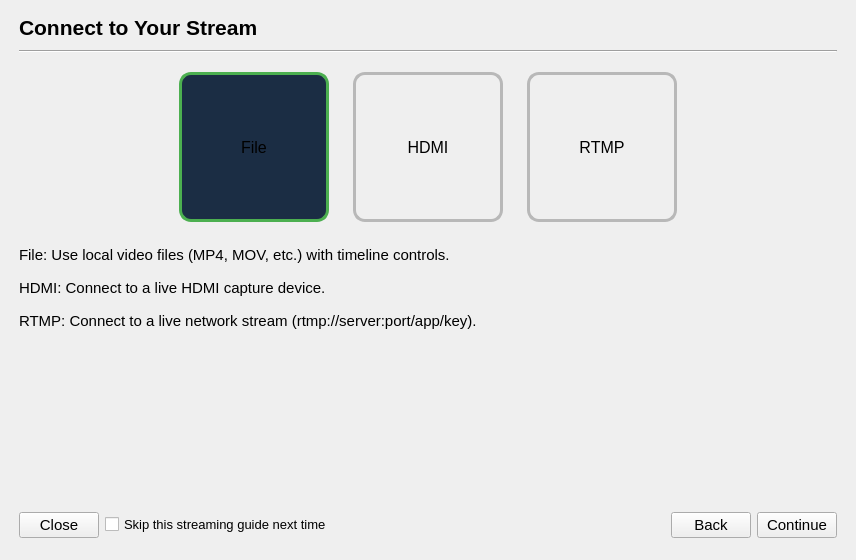
<?xml version="1.0" encoding="UTF-8"?>
<ui version="4.0">
 <class>StreamingGuide</class>
 <widget class="QDialog" name="StreamingGuide">
  <property name="geometry">
   <rect>
    <x>0</x>
    <y>0</y>
    <width>760</width>
    <height>560</height>
   </rect>
  </property>
  <property name="windowTitle">
   <string>Streaming Setup Guide</string>
  </property>
  <layout class="QVBoxLayout" name="verticalLayout">
   <property name="leftMargin">
    <number>10</number>
   </property>
   <property name="topMargin">
    <number>10</number>
   </property>
   <property name="rightMargin">
    <number>10</number>
   </property>
   <property name="bottomMargin">
    <number>10</number>
   </property>
   <item>
    <widget class="QStackedWidget" name="stackedWidget">
     <property name="currentIndex">
      <number>0</number>
     </property>
     <widget class="QWidget" name="pageSource">
      <layout class="QVBoxLayout" name="verticalLayout_source">
       <property name="spacing">
        <number>10</number>
       </property>
       <property name="topMargin">
        <number>5</number>
       </property>
       <item>
        <widget class="QLabel" name="labelPageSourceTitle">
         <property name="font">
          <font>
           <pointsize>16</pointsize>
           <bold>true</bold>
          </font>
         </property>
         <property name="text">
          <string>Connect to Your Stream</string>
         </property>
        </widget>
       </item>
       <item>
        <widget class="Line" name="line_source">
         <property name="orientation">
          <enum>Qt::Horizontal</enum>
         </property>
        </widget>
       </item>
       <item>
        <layout class="QVBoxLayout" name="verticalLayout_streamSelection">
         <property name="spacing">
          <number>15</number>
         </property>
         <item>
          <widget class="QWidget" name="streamTypeButtonWidget" native="true">
           <layout class="QHBoxLayout" name="horizontalLayout_streamButtons">
            <property name="spacing">
             <number>24</number>
            </property>
            <property name="leftMargin">
             <number>0</number>
            </property>
            <property name="rightMargin">
             <number>0</number>
            </property>
            <item>
             <spacer name="streamButtonsLeftSpacer">
              <property name="orientation">
               <enum>Qt::Horizontal</enum>
              </property>
              <property name="sizeType">
               <enum>QSizePolicy::Expanding</enum>
              </property>
              <property name="sizeHint" stdset="0">
               <size>
                <width>20</width>
                <height>20</height>
               </size>
              </property>
             </spacer>
            </item>
            <item>
             <widget class="QToolButton" name="fileButton">
              <property name="minimumSize">
               <size>
                <width>150</width>
                <height>150</height>
               </size>
              </property>
              <property name="maximumSize">
               <size>
                <width>180</width>
                <height>180</height>
               </size>
              </property>
              <property name="font">
               <font>
                <pointsize>12</pointsize>
               </font>
              </property>
              <property name="toolTip">
               <string>Pre-recorded video file with playback controls</string>
              </property>
              <property name="styleSheet">
               <string notr="true">QToolButton { border: 3px solid palette(mid); border-radius: 12px; padding: 10px; }
QToolButton:checked { border-color: #4CAF50; background-color: #1b2d44; }</string>
              </property>
              <property name="text">
               <string>File</string>
              </property>
              <property name="iconSize">
               <size>
                <width>72</width>
                <height>72</height>
               </size>
              </property>
              <property name="checkable">
               <bool>true</bool>
              </property>
              <property name="checked">
               <bool>true</bool>
              </property>
              <property name="toolButtonStyle">
               <enum>Qt::ToolButtonTextUnderIcon</enum>
              </property>
             </widget>
            </item>
            <item>
             <widget class="QToolButton" name="hdmiButton">
              <property name="minimumSize">
               <size>
                <width>150</width>
                <height>150</height>
               </size>
              </property>
              <property name="maximumSize">
               <size>
                <width>180</width>
                <height>180</height>
               </size>
              </property>
              <property name="font">
               <font>
                <pointsize>12</pointsize>
               </font>
              </property>
              <property name="toolTip">
               <string>Live HDMI capture device (enter device index)</string>
              </property>
              <property name="styleSheet">
               <string notr="true">QToolButton { border: 3px solid palette(mid); border-radius: 12px; padding: 10px; }
QToolButton:checked { border-color: #4CAF50; background-color: #1b2d44; }</string>
              </property>
              <property name="text">
               <string>HDMI</string>
              </property>
              <property name="iconSize">
               <size>
                <width>72</width>
                <height>72</height>
               </size>
              </property>
              <property name="checkable">
               <bool>true</bool>
              </property>
              <property name="toolButtonStyle">
               <enum>Qt::ToolButtonTextUnderIcon</enum>
              </property>
             </widget>
            </item>
            <item>
             <widget class="QToolButton" name="rtmpButton">
              <property name="minimumSize">
               <size>
                <width>150</width>
                <height>150</height>
               </size>
              </property>
              <property name="maximumSize">
               <size>
                <width>180</width>
                <height>180</height>
               </size>
              </property>
              <property name="font">
               <font>
                <pointsize>12</pointsize>
               </font>
              </property>
              <property name="toolTip">
               <string>Network stream via RTMP URL</string>
              </property>
              <property name="styleSheet">
               <string notr="true">QToolButton { border: 3px solid palette(mid); border-radius: 12px; padding: 10px; }
QToolButton:checked { border-color: #4CAF50; background-color: #1b2d44; }</string>
              </property>
              <property name="text">
               <string>RTMP</string>
              </property>
              <property name="iconSize">
               <size>
                <width>72</width>
                <height>72</height>
               </size>
              </property>
              <property name="checkable">
               <bool>true</bool>
              </property>
              <property name="toolButtonStyle">
               <enum>Qt::ToolButtonTextUnderIcon</enum>
              </property>
             </widget>
            </item>
            <item>
             <spacer name="streamButtonsRightSpacer">
              <property name="orientation">
               <enum>Qt::Horizontal</enum>
              </property>
              <property name="sizeType">
               <enum>QSizePolicy::Expanding</enum>
              </property>
              <property name="sizeHint" stdset="0">
               <size>
                <width>20</width>
                <height>20</height>
               </size>
              </property>
             </spacer>
            </item>
           </layout>
          </widget>
         </item>
         <item>
          <widget class="QLabel" name="labelFileDescription">
           <property name="font">
            <font>
             <pointsize>11</pointsize>
            </font>
           </property>
           <property name="text">
            <string>File: Use local video files (MP4, MOV, etc.) with timeline controls.</string>
           </property>
           <property name="wordWrap">
            <bool>true</bool>
           </property>
          </widget>
         </item>
         <item>
          <widget class="QLabel" name="labelHdmiDescription">
           <property name="font">
            <font>
             <pointsize>11</pointsize>
            </font>
           </property>
           <property name="text">
            <string>HDMI: Connect to a live HDMI capture device.</string>
           </property>
           <property name="wordWrap">
            <bool>true</bool>
           </property>
          </widget>
         </item>
         <item>
          <widget class="QLabel" name="labelRtmpDescription">
           <property name="font">
            <font>
             <pointsize>11</pointsize>
            </font>
           </property>
           <property name="text">
            <string>RTMP: Connect to a live network stream (rtmp://server:port/app/key).</string>
           </property>
           <property name="wordWrap">
            <bool>true</bool>
           </property>
          </widget>
         </item>
         <item>
          <spacer name="verticalSpacer_source">
           <property name="orientation">
            <enum>Qt::Vertical</enum>
           </property>
           <property name="sizeType">
            <enum>QSizePolicy::Expanding</enum>
           </property>
           <property name="sizeHint" stdset="0">
            <size>
             <width>20</width>
             <height>40</height>
            </size>
           </property>
          </spacer>
         </item>
        </layout>
       </item>
      </layout>
     </widget>
     <widget class="QWidget" name="pageConnection">
      <layout class="QVBoxLayout" name="verticalLayout_connection">
       <property name="spacing">
        <number>10</number>
       </property>
       <property name="topMargin">
        <number>5</number>
       </property>
       <item>
        <widget class="QLabel" name="labelPageConnectionTitle">
         <property name="font">
          <font>
           <pointsize>16</pointsize>
           <bold>true</bold>
          </font>
         </property>
         <property name="text">
          <string>Connection Details</string>
         </property>
        </widget>
       </item>
       <item>
        <widget class="Line" name="line_connection">
         <property name="orientation">
          <enum>Qt::Horizontal</enum>
         </property>
        </widget>
       </item>
       <item>
        <widget class="QLabel" name="labelConnectionInstructions">
         <property name="font">
          <font>
           <pointsize>12</pointsize>
          </font>
         </property>
         <property name="text">
          <string>Provide the path or URL for your selected stream type. You can optionally auto-connect when the guide is finished.</string>
         </property>
         <property name="wordWrap">
          <bool>true</bool>
         </property>
        </widget>
       </item>
       <item>
        <layout class="QGridLayout" name="gridLayout_connection">
         <item row="0" column="0">
          <widget class="QLabel" name="labelStreamUrl">
           <property name="font">
            <font>
             <pointsize>12</pointsize>
            </font>
           </property>
           <property name="text">
            <string>Stream URL / Path:</string>
           </property>
          </widget>
         </item>
         <item row="0" column="1">
          <layout class="QHBoxLayout" name="horizontalLayout_url">
           <item>
            <widget class="QLineEdit" name="streamUrlLineEdit">
             <property name="placeholderText">
              <string>Click Browse to select a file or enter a URL...</string>
             </property>
            </widget>
           </item>
           <item>
            <widget class="QPushButton" name="browseButton">
             <property name="font">
              <font>
               <pointsize>11</pointsize>
              </font>
             </property>
             <property name="text">
              <string>Browse...</string>
             </property>
            </widget>
           </item>
          </layout>
         </item>
         <item row="1" column="0">
          <widget class="QLabel" name="labelAutoConnect">
           <property name="font">
            <font>
             <pointsize>12</pointsize>
            </font>
           </property>
           <property name="text">
            <string>Auto Connect:</string>
           </property>
          </widget>
         </item>
         <item row="1" column="1">
          <widget class="QCheckBox" name="autoConnectCheckBox">
           <property name="font">
            <font>
             <pointsize>11</pointsize>
            </font>
           </property>
           <property name="text">
            <string>Connect as soon as the guide finishes</string>
           </property>
          </widget>
         </item>
         <item row="2" column="0">
          <widget class="QLabel" name="labelHdmiDevices">
           <property name="font">
            <font>
             <pointsize>12</pointsize>
            </font>
           </property>
           <property name="text">
            <string>Capture Devices:</string>
           </property>
          </widget>
         </item>
         <item row="2" column="1">
          <layout class="QHBoxLayout" name="horizontalLayout_hdmiDevices">
           <item>
            <widget class="QComboBox" name="deviceComboBox">
             <property name="enabled">
              <bool>true</bool>
             </property>
            </widget>
           </item>
           <item>
            <widget class="QPushButton" name="scanDevicesButton">
             <property name="font">
              <font>
               <pointsize>11</pointsize>
              </font>
             </property>
             <property name="text">
              <string>Scan...</string>
             </property>
            </widget>
           </item>
          </layout>
         </item>
         <item row="3" column="0">
          <spacer name="verticalSpacer_resolution">
           <property name="orientation">
            <enum>Qt::Vertical</enum>
           </property>
           <property name="sizeHint" stdset="0">
            <size>
             <width>20</width>
             <height>20</height>
            </size>
           </property>
          </spacer>
         </item>
         <item row="3" column="1">
          <spacer name="verticalSpacer_resolution2">
           <property name="orientation">
            <enum>Qt::Vertical</enum>
           </property>
           <property name="sizeHint" stdset="0">
            <size>
             <width>20</width>
             <height>20</height>
            </size>
           </property>
          </spacer>
         </item>
         <item row="4" column="0">
          <widget class="QLabel" name="labelProcessingResolution">
           <property name="font">
            <font>
             <pointsize>12</pointsize>
            </font>
           </property>
           <property name="text">
            <string>Processing Resolution:</string>
           </property>
          </widget>
         </item>
         <item row="4" column="1">
          <widget class="QWidget" name="resolutionSliderWidget" native="true">
           <property name="minimumSize">
            <size>
             <width>400</width>
             <height>60</height>
            </size>
           </property>
          </widget>
         </item>
        </layout>
       </item>
       <item>
        <spacer name="verticalSpacer_connection">
         <property name="orientation">
          <enum>Qt::Vertical</enum>
         </property>
         <property name="sizeType">
          <enum>QSizePolicy::Expanding</enum>
         </property>
         <property name="sizeHint" stdset="0">
          <size>
           <width>20</width>
           <height>40</height>
          </size>
         </property>
        </spacer>
       </item>
      </layout>
     </widget>
     <widget class="QWidget" name="pageCapture">
      <layout class="QVBoxLayout" name="verticalLayout_capture">
       <property name="topMargin">
        <number>5</number>
       </property>
       <item>
        <widget class="QLabel" name="labelPageCaptureTitle">
         <property name="font">
          <font>
           <pointsize>16</pointsize>
           <bold>true</bold>
          </font>
         </property>
         <property name="text">
          <string>Image Capture Information</string>
         </property>
        </widget>
       </item>
       <item>
        <widget class="Line" name="line_capture">
         <property name="orientation">
          <enum>Qt::Horizontal</enum>
         </property>
        </widget>
       </item>
       <item>
        <widget class="QWidget" name="widgetDrone" native="true">
         <layout class="QVBoxLayout" name="verticalLayout_drone">
          <item>
           <widget class="QLabel" name="labelDrone">
            <property name="font">
             <font>
              <pointsize>12</pointsize>
             </font>
            </property>
            <property name="text">
             <string>What drone/camera was used to capture images?</string>
            </property>
           </widget>
          </item>
          <item>
           <widget class="QComboBox" name="droneComboBox">
            <property name="font">
             <font>
              <pointsize>11</pointsize>
             </font>
            </property>
            <property name="editable">
             <bool>false</bool>
            </property>
           </widget>
          </item>
         </layout>
        </widget>
       </item>
       <item>
        <widget class="QWidget" name="widgetAltitude" native="true">
         <layout class="QVBoxLayout" name="verticalLayout_altitude">
          <item>
           <widget class="QLabel" name="labelAltitude">
            <property name="font">
             <font>
              <pointsize>12</pointsize>
             </font>
            </property>
            <property name="text">
             <string>At what above ground level (AGL) altitude was the drone flying?</string>
            </property>
           </widget>
          </item>
          <item>
           <layout class="QHBoxLayout" name="horizontalLayout_altitude">
            <item>
             <widget class="QSlider" name="altitudeSlider">
              <property name="layoutDirection">
               <enum>Qt::LeftToRight</enum>
              </property>
              <property name="minimum">
               <number>0</number>
              </property>
              <property name="maximum">
               <number>600</number>
              </property>
              <property name="value">
               <number>100</number>
              </property>
              <property name="orientation">
               <enum>Qt::Horizontal</enum>
              </property>
             </widget>
            </item>
            <item>
             <widget class="QSpinBox" name="altitudeSpinBox">
              <property name="font">
               <font>
                <pointsize>11</pointsize>
               </font>
              </property>
              <property name="minimum">
               <number>0</number>
              </property>
              <property name="maximum">
               <number>1000</number>
              </property>
              <property name="value">
               <number>100</number>
              </property>
             </widget>
            </item>
            <item>
             <widget class="QComboBox" name="altitudeUnitComboBox">
              <property name="font">
               <font>
                <pointsize>11</pointsize>
               </font>
              </property>
              <item>
               <property name="text">
                <string>ft</string>
               </property>
              </item>
              <item>
               <property name="text">
                <string>m</string>
               </property>
              </item>
             </widget>
            </item>
           </layout>
          </item>
         </layout>
        </widget>
       </item>
       <item>
        <spacer name="verticalSpacer_capture1">
         <property name="orientation">
          <enum>Qt::Vertical</enum>
         </property>
         <property name="sizeType">
          <enum>QSizePolicy::Fixed</enum>
         </property>
         <property name="sizeHint" stdset="0">
          <size>
           <width>20</width>
           <height>20</height>
          </size>
         </property>
        </spacer>
       </item>
       <item>
        <widget class="QWidget" name="gsdWidget" native="true">
         <layout class="QVBoxLayout" name="verticalLayout_gsd">
          <item>
           <widget class="QLabel" name="labelGSDTitle">
            <property name="font">
             <font>
              <pointsize>12</pointsize>
              <bold>true</bold>
             </font>
            </property>
            <property name="text">
             <string>Estimated Ground Sampling Distance (GSD):</string>
            </property>
           </widget>
          </item>
          <item>
           <widget class="QTextEdit" name="gsdTextEdit">
            <property name="maximumSize">
             <size>
              <width>16777215</width>
              <height>100</height>
             </size>
            </property>
            <property name="font">
             <font>
              <pointsize>11</pointsize>
             </font>
            </property>
            <property name="readOnly">
             <bool>true</bool>
            </property>
            <property name="html">
             <string>&lt;!DOCTYPE HTML PUBLIC &quot;-//W3C//DTD HTML 4.0//EN&quot; &quot;http://www.w3.org/TR/REC-html40/strict.dtd&quot;&gt;
&lt;html&gt;&lt;head&gt;&lt;meta name=&quot;qrichtext&quot; content=&quot;1&quot; /&gt;&lt;meta charset=&quot;utf-8&quot; /&gt;&lt;style type=&quot;text/css&quot;&gt;
p, li { white-space: pre-wrap; }
hr { height: 1px; border-width: 0; }
li.unchecked::marker { content: &quot;\2610&quot;; }
li.checked::marker { content: &quot;\2612&quot;; }
&lt;/style&gt;&lt;/head&gt;&lt;body style=&quot; font-family:'Segoe UI'; font-size:11pt; font-weight:400; font-style:normal;&quot;&gt;
&lt;p style=&quot;-qt-paragraph-type:empty; margin-top:0px; margin-bottom:0px; margin-left:0px; margin-right:0px; -qt-block-indent:0; text-indent:0px; font-family:'MS Shell Dlg 2'; font-size:9pt;&quot;&gt;&lt;br /&gt;&lt;/p&gt;&lt;/body&gt;&lt;/html&gt;</string>
            </property>
            <property name="placeholderText">
             <string>--</string>
            </property>
           </widget>
          </item>
         </layout>
        </widget>
       </item>
       <item>
        <spacer name="verticalSpacer_capture2">
         <property name="orientation">
          <enum>Qt::Vertical</enum>
         </property>
         <property name="sizeType">
          <enum>QSizePolicy::Expanding</enum>
         </property>
         <property name="sizeHint" stdset="0">
          <size>
           <width>20</width>
           <height>40</height>
          </size>
         </property>
        </spacer>
       </item>
      </layout>
     </widget>
     <widget class="QWidget" name="pageTargetSize">
      <layout class="QVBoxLayout" name="verticalLayout_targetSize">
       <property name="topMargin">
        <number>5</number>
       </property>
       <item>
        <widget class="QLabel" name="labelPageTargetSizeTitle">
         <property name="font">
          <font>
           <pointsize>16</pointsize>
           <bold>true</bold>
          </font>
         </property>
         <property name="text">
          <string>Search Target Size</string>
         </property>
         <property name="wordWrap">
          <bool>true</bool>
         </property>
        </widget>
       </item>
       <item>
        <widget class="Line" name="line_targetSize">
         <property name="orientation">
          <enum>Qt::Horizontal</enum>
         </property>
        </widget>
       </item>
       <item>
        <widget class="QWidget" name="widgetObjectSize" native="true">
         <layout class="QVBoxLayout" name="verticalLayout_objectSize">
          <item>
           <widget class="QLabel" name="labelObjectSize">
            <property name="font">
             <font>
              <pointsize>12</pointsize>
             </font>
            </property>
            <property name="text">
             <string>Approximately how large are the objects you're wanting to identify?</string>
            </property>
           </widget>
          </item>
          <item>
           <widget class="QWidget" name="objectSizeRangeSliderWidget" native="true">
            <property name="sizePolicy">
             <sizepolicy hsizetype="Preferred" vsizetype="MinimumExpanding">
              <horstretch>0</horstretch>
              <verstretch>0</verstretch>
             </sizepolicy>
            </property>
            <property name="minimumSize">
             <size>
              <width>800</width>
              <height>150</height>
             </size>
            </property>
           </widget>
          </item>
         </layout>
        </widget>
       </item>
       <item>
        <widget class="QLabel" name="labelExamples">
         <property name="font">
          <font>
           <pointsize>12</pointsize>
          </font>
         </property>
         <property name="text">
          <string>&lt;html&gt;&lt;head/&gt;&lt;body&gt;&lt;p&gt;&lt;span style=&quot; font-weight:700;&quot;&gt;More Examples:&lt;/span&gt;&lt;/p&gt;&lt;ul&gt;&lt;li&gt;&amp;nbsp;&amp;nbsp;1 sqft – Hat, Helmet, Plastic Bag &lt;/li&gt;&lt;li&gt;&amp;nbsp;&amp;nbsp;3 sqft – Cat, Daypack &lt;/li&gt;&lt;li&gt;&amp;nbsp;&amp;nbsp;6 sqft – Large Pack, Medium Dog &lt;/li&gt;&lt;li&gt;&amp;nbsp;&amp;nbsp;12 sqft – Sleeping Bag, Large Dog &lt;/li&gt;&lt;li&gt;&amp;nbsp;&amp;nbsp;50 sqft – Small Boat, 2-Person Tent &lt;/li&gt;&lt;li&gt;&amp;nbsp;&amp;nbsp;200 sqft – Car/SUV, Small Pickup Truck, Large Tent &lt;/li&gt;&lt;li&gt;&amp;nbsp;&amp;nbsp;1000 sqft – House &lt;/li&gt;&lt;/ul&gt;&lt;/body&gt;&lt;/html&gt;</string>
         </property>
         <property name="wordWrap">
          <bool>true</bool>
         </property>
        </widget>
       </item>
       <item>
        <spacer name="verticalSpacer_targetSize">
         <property name="orientation">
          <enum>Qt::Vertical</enum>
         </property>
         <property name="sizeType">
          <enum>QSizePolicy::Expanding</enum>
         </property>
         <property name="sizeHint" stdset="0">
          <size>
           <width>20</width>
           <height>40</height>
          </size>
         </property>
        </spacer>
       </item>
      </layout>
     </widget>
     <widget class="QWidget" name="pageAlgorithm">
      <layout class="QVBoxLayout" name="verticalLayout_algorithm">
       <property name="spacing">
        <number>10</number>
       </property>
       <property name="topMargin">
        <number>5</number>
       </property>
       <item>
        <widget class="QLabel" name="labelPageAlgorithmTitle">
         <property name="font">
          <font>
           <pointsize>16</pointsize>
           <bold>true</bold>
          </font>
         </property>
         <property name="text">
          <string>Detection &amp; Processing</string>
         </property>
        </widget>
       </item>
       <item>
        <widget class="Line" name="line_algorithm">
         <property name="orientation">
          <enum>Qt::Horizontal</enum>
         </property>
        </widget>
       </item>
       <item>
        <widget class="QWidget" name="algorithmWidget" native="true">
         <layout class="QVBoxLayout" name="verticalLayout_algorithmDecision">
          <item>
           <widget class="QLabel" name="labelCurrentQuestion">
            <property name="font">
             <font>
              <pointsize>14</pointsize>
             </font>
            </property>
            <property name="text">
             <string>Are you looking for specific colors?</string>
            </property>
            <property name="alignment">
             <set>Qt::AlignCenter</set>
            </property>
           </widget>
          </item>
          <item>
           <layout class="QHBoxLayout" name="horizontalLayout_algorithmButtons">
            <property name="topMargin">
             <number>10</number>
            </property>
            <property name="bottomMargin">
             <number>10</number>
            </property>
            <item>
             <spacer name="horizontalSpacer_algorithm">
              <property name="orientation">
               <enum>Qt::Horizontal</enum>
              </property>
              <property name="sizeType">
               <enum>QSizePolicy::Expanding</enum>
              </property>
              <property name="sizeHint" stdset="0">
               <size>
                <width>40</width>
                <height>20</height>
               </size>
              </property>
             </spacer>
            </item>
            <item>
             <widget class="QPushButton" name="buttonYes">
              <property name="minimumSize">
               <size>
                <width>100</width>
                <height>40</height>
               </size>
              </property>
              <property name="font">
               <font>
                <pointsize>12</pointsize>
               </font>
              </property>
              <property name="text">
               <string>Yes</string>
              </property>
             </widget>
            </item>
            <item>
             <spacer name="horizontalSpacer_algorithm2">
              <property name="orientation">
               <enum>Qt::Horizontal</enum>
              </property>
              <property name="sizeHint" stdset="0">
               <size>
                <width>40</width>
                <height>20</height>
               </size>
              </property>
             </spacer>
            </item>
            <item>
             <widget class="QPushButton" name="buttonNo">
              <property name="minimumSize">
               <size>
                <width>100</width>
                <height>40</height>
               </size>
              </property>
              <property name="font">
               <font>
                <pointsize>12</pointsize>
               </font>
              </property>
              <property name="text">
               <string>No</string>
              </property>
             </widget>
            </item>
            <item>
             <spacer name="horizontalSpacer_algorithm3">
              <property name="orientation">
               <enum>Qt::Horizontal</enum>
              </property>
              <property name="sizeType">
               <enum>QSizePolicy::Expanding</enum>
              </property>
              <property name="sizeHint" stdset="0">
               <size>
                <width>40</width>
                <height>20</height>
               </size>
              </property>
             </spacer>
            </item>
           </layout>
          </item>
          <item>
           <widget class="QLabel" name="labelAlgorithmResult">
            <property name="font">
             <font>
              <pointsize>14</pointsize>
              <bold>true</bold>
             </font>
            </property>
            <property name="visible">
             <bool>false</bool>
            </property>
            <property name="text">
             <string/>
            </property>
            <property name="alignment">
             <set>Qt::AlignCenter</set>
            </property>
           </widget>
          </item>
          <item>
           <layout class="QHBoxLayout" name="horizontalLayout_reset">
            <property name="topMargin">
             <number>25</number>
            </property>
            <property name="bottomMargin">
             <number>9</number>
            </property>
            <item>
             <spacer name="horizontalSpacer_reset">
              <property name="orientation">
               <enum>Qt::Horizontal</enum>
              </property>
              <property name="sizeType">
               <enum>QSizePolicy::Expanding</enum>
              </property>
              <property name="sizeHint" stdset="0">
               <size>
                <width>40</width>
                <height>20</height>
               </size>
              </property>
             </spacer>
            </item>
            <item>
             <widget class="QPushButton" name="resetAlgorithmButton">
              <property name="font">
               <font>
                <pointsize>11</pointsize>
               </font>
              </property>
              <property name="text">
               <string>Reset</string>
              </property>
             </widget>
            </item>
            <item>
             <spacer name="horizontalSpacer_reset2">
              <property name="orientation">
               <enum>Qt::Horizontal</enum>
              </property>
              <property name="sizeType">
               <enum>QSizePolicy::Expanding</enum>
              </property>
              <property name="sizeHint" stdset="0">
               <size>
                <width>40</width>
                <height>20</height>
               </size>
              </property>
             </spacer>
            </item>
           </layout>
          </item>
          <item>
           <spacer name="verticalSpacer_algorithmDecision">
            <property name="orientation">
             <enum>Qt::Vertical</enum>
            </property>
            <property name="sizeType">
             <enum>QSizePolicy::Expanding</enum>
            </property>
            <property name="sizeHint" stdset="0">
             <size>
              <width>20</width>
              <height>40</height>
             </size>
            </property>
           </spacer>
          </item>
         </layout>
        </widget>
       </item>
       <item>
        <spacer name="verticalSpacer_algorithm">
         <property name="orientation">
          <enum>Qt::Vertical</enum>
         </property>
         <property name="sizeType">
          <enum>QSizePolicy::Expanding</enum>
         </property>
         <property name="sizeHint" stdset="0">
          <size>
           <width>20</width>
           <height>40</height>
          </size>
         </property>
        </spacer>
       </item>
      </layout>
     </widget>
     <widget class="QWidget" name="pageAlgorithmParameters">
      <layout class="QVBoxLayout" name="verticalLayout_algorithmParameters">
       <property name="topMargin">
        <number>5</number>
       </property>
       <item>
        <widget class="QLabel" name="labelPageAlgorithmParametersTitle">
         <property name="font">
          <font>
           <pointsize>16</pointsize>
           <bold>true</bold>
          </font>
         </property>
         <property name="text">
          <string>Algorithm Parameters</string>
         </property>
        </widget>
       </item>
       <item>
        <widget class="Line" name="line_algorithmParameters">
         <property name="orientation">
          <enum>Qt::Horizontal</enum>
         </property>
        </widget>
       </item>
       <item>
        <widget class="QWidget" name="algorithmParametersContainer" native="true"/>
       </item>
      </layout>
     </widget>
    </widget>
   </item>
   <item>
    <widget class="QWidget" name="buttonWidget" native="true">
     <property name="minimumSize">
      <size>
       <width>0</width>
       <height>50</height>
      </size>
     </property>
     <layout class="QHBoxLayout" name="horizontalLayout_buttons">
      <item>
       <widget class="QPushButton" name="cancelButton">
        <property name="font">
         <font>
          <pointsize>11</pointsize>
         </font>
        </property>
        <property name="text">
         <string>Close</string>
        </property>
       </widget>
      </item>
      <item>
       <widget class="QCheckBox" name="skipGuideCheckBox">
        <property name="font">
         <font>
          <pointsize>10</pointsize>
         </font>
        </property>
        <property name="text">
         <string>Skip this streaming guide next time</string>
        </property>
       </widget>
      </item>
      <item>
       <spacer name="horizontalSpacer">
        <property name="orientation">
         <enum>Qt::Horizontal</enum>
        </property>
        <property name="sizeType">
         <enum>QSizePolicy::Expanding</enum>
        </property>
        <property name="sizeHint" stdset="0">
         <size>
          <width>40</width>
          <height>20</height>
         </size>
        </property>
       </spacer>
      </item>
      <item>
       <widget class="QPushButton" name="backButton">
        <property name="font">
         <font>
          <pointsize>11</pointsize>
         </font>
        </property>
        <property name="text">
         <string>Back</string>
        </property>
       </widget>
      </item>
      <item>
       <widget class="QPushButton" name="continueButton">
        <property name="font">
         <font>
          <pointsize>11</pointsize>
         </font>
        </property>
        <property name="text">
         <string>Continue</string>
        </property>
       </widget>
      </item>
     </layout>
    </widget>
   </item>
  </layout>
 </widget>
 <resources/>
 <connections/>
</ui>
